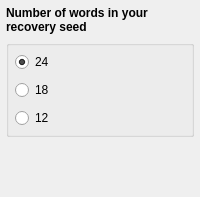
     <widget class="QWidget" name="pgStepWordCount">
      <layout class="QVBoxLayout" name="verticalLayout_6">
       <property name="leftMargin">
        <number>6</number>
       </property>
       <property name="topMargin">
        <number>6</number>
       </property>
       <property name="rightMargin">
        <number>6</number>
       </property>
       <property name="bottomMargin">
        <number>6</number>
       </property>
       <item>
        <widget class="QLabel" name="lblStep1MnemonicWords">
         <property name="text">
          <string>&lt;b&gt;Number of words in your recovery seed&lt;/b&gt;</string>
         </property>
         <property name="wordWrap">
          <bool>true</bool>
         </property>
        </widget>
       </item>
       <item>
        <widget class="QGroupBox" name="gbNumberOfMnemonicWords">
         <property name="title">
          <string/>
         </property>
         <layout class="QVBoxLayout" name="verticalLayout_7">
          <property name="spacing">
           <number>8</number>
          </property>
          <property name="leftMargin">
           <number>6</number>
          </property>
          <property name="topMargin">
           <number>6</number>
          </property>
          <property name="rightMargin">
           <number>6</number>
          </property>
          <property name="bottomMargin">
           <number>6</number>
          </property>
          <item>
           <widget class="QRadioButton" name="rbWordsCount24">
            <property name="text">
             <string>24</string>
            </property>
            <property name="checked">
             <bool>true</bool>
            </property>
           </widget>
          </item>
          <item>
           <widget class="QRadioButton" name="rbWordsCount18">
            <property name="text">
             <string>18</string>
            </property>
           </widget>
          </item>
          <item>
           <widget class="QRadioButton" name="rbWordsCount12">
            <property name="text">
             <string>12</string>
            </property>
           </widget>
          </item>
         </layout>
        </widget>
       </item>
       <item>
        <spacer name="verticalSpacer_3">
         <property name="orientation">
          <enum>Qt::Vertical</enum>
         </property>
         <property name="sizeHint" stdset="0">
          <size>
           <width>20</width>
           <height>40</height>
          </size>
         </property>
        </spacer>
       </item>
      </layout>
     </widget>
